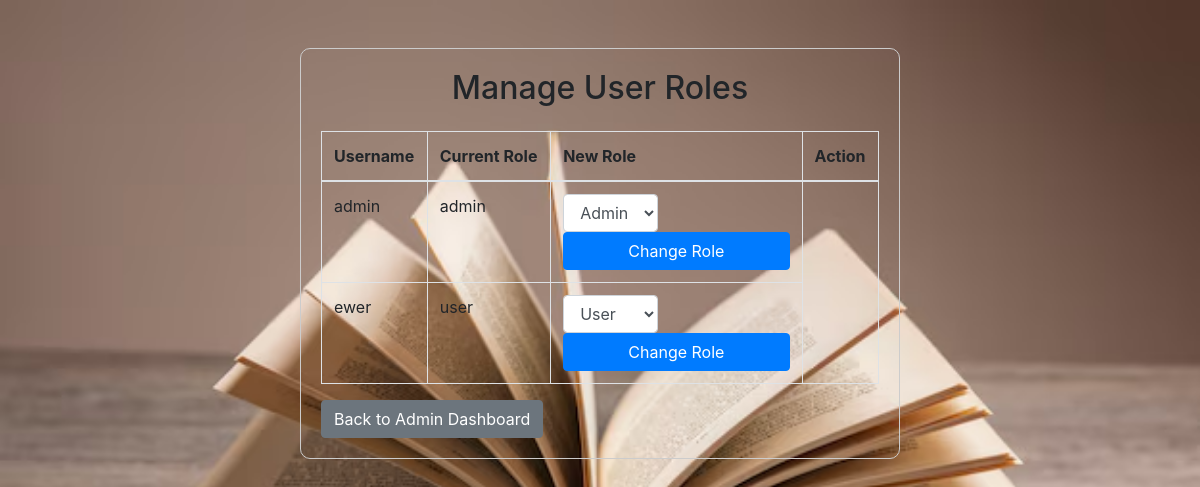
Screenshot of /manage_roles (signed in) with the database file from the repository.
### app.py (models this page shows)
class User(db.Model):
    id = db.Column(db.Integer, primary_key=True)
    username = db.Column(db.String(80), unique=True, nullable=False)
    password = db.Column(db.String(200), nullable=False)
    role = db.Column(db.String(20), nullable=False)
    reset_code = db.Column(db.String(10), unique=True)

### app.py (the view, shortened to what this page needs)
@app.route('/manage_roles', methods=['GET', 'POST'])
def manage_roles():
    if 'user_id' not in session or session.get('role') != 'admin':
        return redirect(url_for('login'))
    users = User.query.all()
    return render_template('manage_roles.html', users=users)

### app.py (called while the page is built)
@app.teardown_appcontext
def shutdown_session(exception=None):
    db.session.remove()

### templates/manage_roles.html (shortened to what this page needs)
<!DOCTYPE html>
<html lang="en">
<head>
    <link rel="stylesheet" href="https://stackpath.bootstrapcdn.com/bootstrap/4.5.2/css/bootstrap.min.css">
    <link rel="stylesheet" href="{{ url_for('static', filename='styles.css') }}">
</head>
<body>
    <div class="container mt-5">
        <h2 class="mb-4">Manage User Roles</h2>
        <table class="table table-bordered">
            <thead>
                <tr>
                    <th>Username</th>
                    <th>Current Role</th>
                    <th>New Role</th>
                    <th>Action</th>
                </tr>
            </thead>
            <tbody>
                {% for user in users %}
                <tr>
                    <td>{{ user.username }}</td>
                    <td>{{ user.role }}</td>
                    <td>
                        <form action="{{ url_for('manage_roles') }}" method="post" class="form-inline">
                            <select name="new_role" class="form-control mr-2">
                                <option value="user" {% if user.role == 'user' %}selected{% endif %}>User</option>
                                <option value="admin" {% if user.role == 'admin' %}selected{% endif %}>Admin</option>
                            </select>
                            <button type="submit" class="btn btn-primary">Change Role</button>
                        </form>
                    </td>
                </tr>
                {% endfor %}
            </tbody>
        </table>
        <a href="{{ url_for('admin_dashboard') }}" class="btn btn-secondary">Back to Admin Dashboard</a>
    </div>
</body>
</html>

### static/styles.css (style rules this page uses)
.container { max-width: 600px; margin: 0 auto; padding: 20px; border: 1px solid #ccc; border-radius: 10px; }
h2 { text-align: center; }
button { width: 100%; padding: 10px; background-color: #007bff; color: white; border: none; border-radius: 4px; cursor: pointer; }

### templates/manage_roles.html (style rules this page uses)
body { background-image: url('/static/images/pic.avif'); background-size: cover; background-repeat: no-repeat; background-attachment: fixed; background-color: #f8f9fa; }

### rows the page displays
User: username "admin", role "admin", new_role "Admin"
User: username "ewer", role "user", new_role "User"
